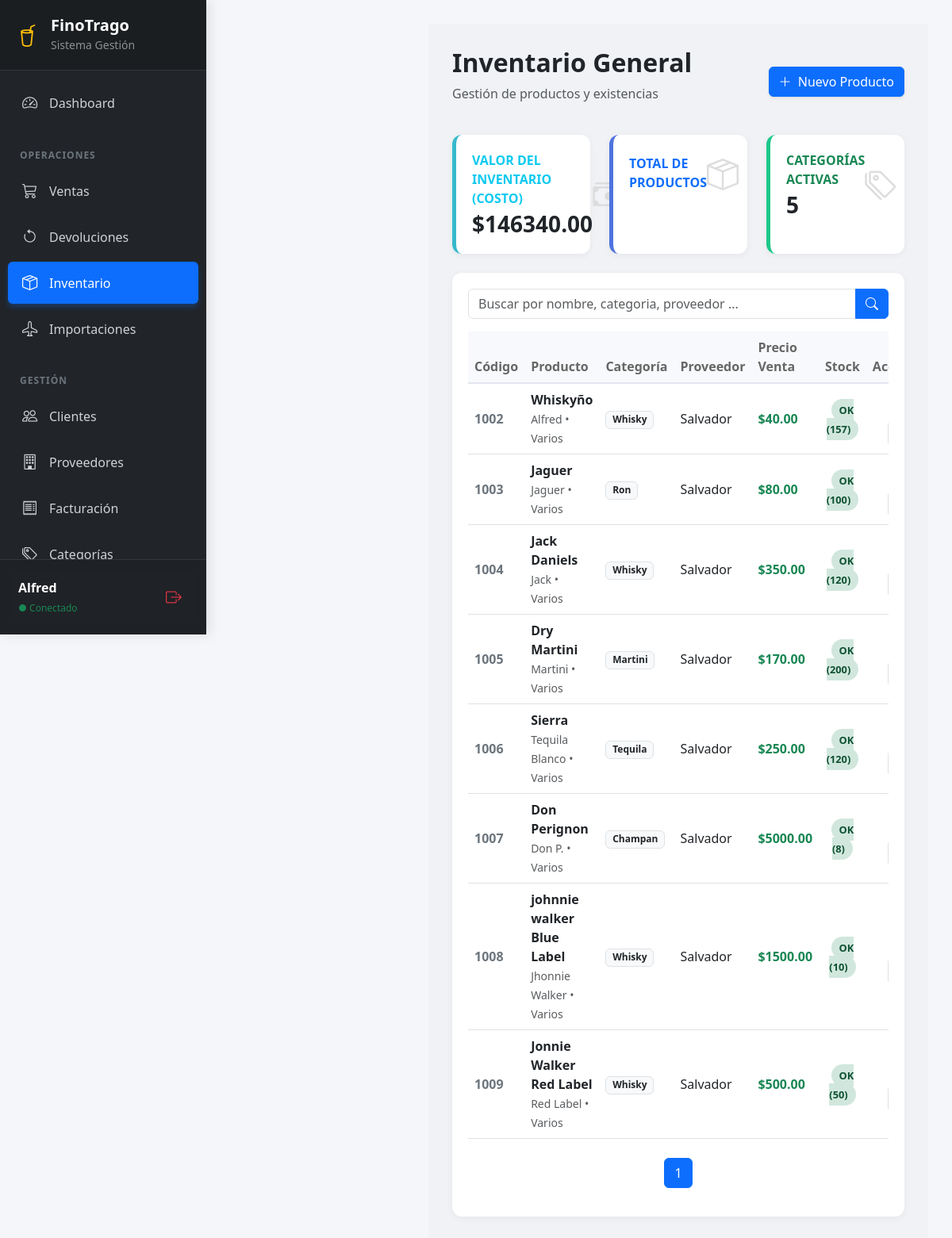
Screenshot of /inventario/ (signed in) with the database file from the repository.
### dashboard/models.py (models this page shows, shortened)
class Producto(models.Model):
    nombre = models.CharField(max_length=100)
    descripcion = models.TextField(blank=True, null=True)
    codigo = models.CharField(max_length=50, unique=True) # Vital para inventario
    categoria = models.ForeignKey(Categoria, on_delete=models.SET_NULL, null=True)
    proveedor = models.ForeignKey(Proveedor, on_delete=models.SET_NULL, null=True)
    ubicacion = models.ForeignKey(Ubicacion, on_delete=models.SET_NULL, null=True)
    precio_compra = models.DecimalField(max_digits=10, decimal_places=2, validators=[MinValueValidator(0)])
    precio_venta = models.DecimalField(max_digits=10, decimal_places=2, validators=[MinValueValidator(0)])
    stock_actual = models.IntegerField(default=0, validators=[MinValueValidator(0)])
    stock_minimo = models.IntegerField(default=5, validators=[MinValueValidator(0)])
    tipo = models.CharField(max_length=20, default='Varios') # VINO, RON, etc.
    marca = models.CharField(max_length=50, blank=True)
    activo = models.BooleanField(default=True)

class Categoria(models.Model):
    nombre = models.CharField(max_length=50)
    descripcion = models.CharField(max_length=150, blank=True, null=True)
    PERMISOS_DEFECTO = [
        ("modulo_dashboard", "Acceso al dashboard principal"),
        ("modulo_usuarios", "Gestión de usuarios"),
        ("modulo_categorias", "Gestión de categorías de productos"),
        ("modulo_facturacion", "Facturación y ventas"),
        ("modulo_proveedores", "Gestión de proveedores"),
        ("modulo_clientes", "Gestión de clientes"),
        ("modulo_inventario", "Gestión de productos"),
        ("modulo_importacion", "Gestión de importaciones"),
        ("modulo_ventas", "Gestión de ventas"),
        ("modulo_reportes", "Acceso a reportes"),
    ]
    class Meta:
        verbose_name_plural = "Categorías"

class Proveedor(models.Model):
    nombre = models.CharField(max_length=100)
    tipo_proveedor = models.CharField(max_length=200, blank=True, null=True) # Según diagrama
    contacto = models.CharField(max_length=100, blank=True, null=True)
    telefono = models.CharField(max_length=20)
    email = models.EmailField(blank=True, null=True)
    direccion = models.CharField(max_length=200, blank=True, null=True)
    pais = models.CharField(max_length=50, blank=True, null=True) # Para dashboard "pais_origen"
    fecha_registro = models.DateTimeField(auto_now_add=True)
    class Meta:
        verbose_name_plural = "Proveedores"

### dashboard/decorators.py (the view)
        def wrapper(request, *args, **kwargs):
            perfil = getattr(request.user, 'perfil', None)
            if not perfil or not perfil.tiene_permiso(nombre_permiso):
                messages.error(request, "No tienes permisos para realizar esta acción.")
                return redirect('dashboard:principal')
            return view_func(request, *args, **kwargs)

### dashboard/models.py (called while the page is built)
    def tiene_permiso(self, permiso):
        if not self.rol:
            return False
        return self.rol.permisos.filter(nombre=permiso).exists()

### dashboard/templates/dashboard/inventario.html (shortened to what this page needs)
{% extends "dashboard/base.html" %}
{% block content %}
<div class="main-content">
    <div class="d-flex justify-content-between align-items-center mb-4">
        <div>
            <h2 class="fw-bold text-dark">Inventario General</h2>
            <p class="text-muted">Gestión de productos y existencias</p>
        </div>
        <div>
            <a href="{% url 'dashboard:crear_producto' %}" class="btn btn-primary shadow-sm">
                <i class="bi bi-plus-lg me-1"></i> Nuevo Producto
            </a>
        </div>
    </div>
    <div class="row mb-4">
        <div class="col-md-4">
            <div class="kpi-card">
                <div class="d-flex justify-content-between align-items-center">
                    <div>
                        <div class="text-xs fw-bold text-info text-uppercase mb-1">Valor del Inventario (Costo)</div>
                        <div class="h3 mb-0 fw-bold text-gray-800">${{ valor_inventario|floatformat:2 }}</div>
                    </div>
                </div>
            </div>
        </div>
        <div class="col-md-4">
            <div class="kpi-card" style="border-left-color: #4e73df;">
                <div class="d-flex justify-content-between align-items-center">
                    <div>
                        <div class="text-xs fw-bold text-primary text-uppercase mb-1">Total de Productos</div>
                    </div>
                    <i class="bi bi-box-seam fs-1 text-gray-300" style="color: #ddd;"></i>
                </div>
            </div>
        </div>
        <div class="col-md-4">
            <div class="kpi-card" style="border-left-color: #1cc88a;">
                <div class="d-flex justify-content-between align-items-center">
                    <div>
                        <div class="text-xs fw-bold text-success text-uppercase mb-1">Categorías Activas</div>
                        <div class="h3 mb-0 fw-bold text-gray-800">{{ por_categoria.count }}</div>
                    </div>
                    <i class="bi bi-tags fs-1 text-gray-300" style="color: #ddd;"></i>
                </div>
            </div>
        </div>
    </div>
    <div class="chart-card">
        <div class="table-responsive">
            <form method="get" class="mb-3">
                <div class="input-group">
                    <input
                        type="text"
                        name="search"
                        class="form-control"
                        placeholder="Buscar por nombre, categoria, proveedor ..."
                        value="{{ search }}"
                    >
                    <button class="btn btn-primary" type="submit">
                        <i class="bi bi-search"></i>
                    </button>
                </div>
            </form>
            <table class="table table-custom table-hover">
                <thead>
                    <tr>
                        <th>Código</th>
                        <th>Producto</th>
                        <th>Categoría</th>
                        <th>Proveedor</th>
                        <th>Precio Venta</th>
                        <th class="text-center">Stock</th>
                        <th class="text-center">Acciones</th>
                    </tr>
                </thead>
                <tbody>
                    {% for p in productos %}
                    <tr>
                        <td class="fw-bold text-secondary">{{ p.codigo }}</td>
                        <td>
                            <div class="fw-bold text-dark">{{ p.nombre }}</div>
                            <small class="text-muted">{{ p.marca }} • {{ p.tipo }}</small>
                        </td>
                        <td><span class="badge bg-light text-dark border">{{ p.categoria.nombre|default:"Sin Categ." }}</span></td>
                        <td>{{ p.proveedor.nombre }}</td>
                        <td class="fw-bold text-success">${{ p.precio_venta|floatformat:2 }}</td>
                        <td class="text-center">
                            {% if p.stock_actual == 0 %}
                                <span class="badge-stock-danger">Agotado (0)</span>
                            {% elif p.stock_actual <= p.stock_minimo %}
                                <span class="badge-stock-warning">Bajo ({{ p.stock_actual }})</span>
                            {% else %}
                                <span class="badge-stock-ok">OK ({{ p.stock_actual }})</span>
                            {% endif %}
                        </td>
                        <td class="text-center">
                            <a href="{% url 'dashboard:editar_producto' p.id %}" class="btn btn-sm btn-outline-primary border-0" title="Editar">
                            </a>
                            <form action="{% url 'dashboard:eliminar_producto' p.id %}" method="POST"
                                onsubmit="return confirm('¿Seguro que deseas eliminar este registro?');">
                            </form>
                        </td>
                    </tr>
                    {% empty %}
                    <tr>
                        <td colspan="7" class="text-center py-4 text-muted">
                            No tienes productos registrados. ¡Agrega el primero!
                        </td>
                    </tr>
                    {% endfor %}
                </tbody>
            </table>
            <nav class="mt-4">
                <ul class="pagination justify-content-center">
                    {% for num in productos.paginator.page_range %}
                        {% if productos.number == num %}
                            <li class="page-item active">
                                <span class="page-link">{{ num }}</span>
                            </li>
                        {% endif %}
                    {% endfor %}
                </ul>
            </nav>
        </div>
    </div>
</div>
{% endblock %}

### dashboard/templates/dashboard/base.html (shortened to what this page needs)
{% load static %}
<!DOCTYPE html>
<html lang="es">
<head>
    <link href="https://cdn.jsdelivr.net/npm/bootstrap@5.3.0/dist/css/bootstrap.min.css" rel="stylesheet">
    <link rel="stylesheet" href="https://cdn.jsdelivr.net/npm/bootstrap-icons@1.11.0/font/bootstrap-icons.css">
</head>
<body>
    <nav class="sidebar" id="sidebar">
        <div class="sidebar-header d-flex align-items-center gap-3">
            <i class="bi bi-cup-straw text-warning fs-3"></i>
            <div>
                <h5 class="m-0 fw-bold">FinoTrago</h5>
                <small class="text-white-50">Sistema Gestión</small>
            </div>
        </div>
        <div class="sidebar-menu">
            <ul class="nav flex-column">
                <li class="nav-item">
                    <a href="{% url 'dashboard:principal' %}" class="nav-link {% if request.resolver_match.url_name == 'principal' %}active{% endif %}">
                        <i class="bi bi-speedometer2"></i> Dashboard
                    </a>
                </li>
                <div class="sidebar-heading">OPERACIONES</div>
                <li class="nav-item">
                    <a href="{% url 'dashboard:ventas' %}" class="nav-link {% if 'ventas' in request.path %}active{% endif %}">
                        <i class="bi bi-cart3"></i> Ventas
                    </a>
                </li>
                <li class="nav-item">
                    <a href="{% url 'dashboard:devoluciones' %}" class="nav-link {% if 'devoluciones' in request.path %}active{% endif %}">
                        <i class="bi bi-arrow-counterclockwise"></i> Devoluciones
                    </a>
                </li>
                <li class="nav-item">
                    <a href="{% url 'dashboard:inventario' %}" class="nav-link {% if 'inventario' in request.path %}active{% endif %}">
                        <i class="bi bi-box-seam"></i> Inventario
                    </a>
                </li>
                <li class="nav-item">
                    <a href="{% url 'dashboard:importaciones' %}" class="nav-link {% if 'importaciones' in request.path %}active{% endif %}">
                        <i class="bi bi-airplane"></i> Importaciones
                    </a>
                </li>
                <div class="sidebar-heading">GESTIÓN</div>
                <li class="nav-item">
                    <a href="{% url 'dashboard:clientes' %}" class="nav-link {% if 'clientes' in request.path %}active{% endif %}">
                        <i class="bi bi-people"></i> Clientes
                    </a>
                </li>
                <li class="nav-item">
                    <a href="{% url 'dashboard:proveedores' %}" class="nav-link {% if 'proveedores' in request.path %}active{% endif %}">
                        <i class="bi bi-building"></i> Proveedores
                    </a>
                </li>
                <li class="nav-item">
                    <a href="{% url 'dashboard:facturacion' %}" class="nav-link {% if 'factura' in request.path %}active{% endif %}">
                        <i class="bi bi-receipt"></i> Facturación
                    </a>
                </li>
                <li class="nav-item">
                    <a href="{% url 'dashboard:categorias' %}" class="nav-link {% if 'categorias' in request.path %}active{% endif %}">
                        <i class="bi bi-tags"></i> Categorías
                    </a>
                </li>
            </ul>
        </div>
        <div class="sidebar-footer">
            <div class="d-flex align-items-center p-2 rounded bg-dark bg-opacity-50">
                <div class="flex-grow-1 overflow-hidden">
                    <div class="fw-bold text-truncate">{{ request.user.username|title }}</div>
                    <small class="text-success" style="font-size: 0.75rem;">● Conectado</small>
                </div>
                <form method="post" action="{% url 'dashboard:logout' %}" class="m-0">
                    <button type="submit" class="btn btn-sm btn-outline-danger border-0" title="Salir">
                        <i class="bi bi-box-arrow-right fs-5"></i>
                    </button>
                </form>
            </div>
        </div>
    </nav>
    <div class="main-wrapper">
        <div class="content-container">
            {% block content %}
            {% endblock %}
        </div>
    </div>
</body>
</html>

### dashboard/templates/dashboard/base.html (style rules this page uses)
body { background-color: #f4f6f9; min-height: 100vh; font-family: 'Segoe UI', system-ui, -apple-system, sans-serif; overflow-x: hidden; }
.sidebar { width: 260px; height: 100vh; position: fixed; top: 0; left: 0; background: #212529; color: #fff; z-index: 1050; display: flex; flex-direction: column; transition: left 0.3s ease; box-shadow: 4px 0 15px rgba(0,0,0,0.1); }
.sidebar-header { padding: 20px; background-color: rgba(0,0,0,0.2); border-bottom: 1px solid rgba(255,255,255,0.1); }
.sidebar-menu { padding: 15px 10px; overflow-y: auto; flex-grow: 1; }
.nav-link { color: #cfd2d6; padding: 12px 15px; border-radius: 6px; margin-bottom: 5px; display: flex; align-items: center; text-decoration: none; font-weight: 500; transition: all 0.2s; }
.nav-link.active { background-color: #0d6efd; color: #fff; box-shadow: 0 4px 6px rgba(13,110,253,0.3); }
.nav-link i { margin-right: 12px; font-size: 1.2rem; width: 25px; text-align: center; }
.sidebar-heading { font-size: 0.75rem; text-transform: uppercase; letter-spacing: 1px; color: #6c757d; font-weight: 700; margin: 25px 0 10px 15px; }
.sidebar-footer { padding: 15px; border-top: 1px solid rgba(255,255,255,0.1); background-color: rgba(0,0,0,0.1); }
.main-wrapper { margin-left: 260px; width: calc(100% - 260px); min-height: 100vh; transition: margin-left 0.3s ease, width 0.3s ease; display: flex; flex-direction: column; }
.content-container { padding: 30px; flex-grow: 1; }

### dashboard/templates/dashboard/inventario.html (style rules this page uses)
.main-content { margin-left: 250px; padding: 30px; background-color: #f0f2f5; min-height: 100vh; }
.chart-card { background: white; border-radius: 12px; padding: 20px; box-shadow: 0 2px 10px rgba(0,0,0,0.05); margin-bottom: 30px; }
.kpi-card { background: white; border-radius: 12px; padding: 20px; box-shadow: 0 2px 10px rgba(0,0,0,0.05); border-left: 5px solid #36b9cc; height: 100%; }
.badge-stock-ok { background-color: #d1e7dd; color: #0f5132; padding: 5px 10px; border-radius: 20px; font-weight: bold; font-size: 0.8rem; }
.table-custom thead th { background-color: #f8f9fc; color: #666; font-weight: 600; border-bottom: 2px solid #e3e6f0; }
.table-custom td { vertical-align: middle; }

### rows the page displays
Producto: codigo "1002", nombre "Whiskyño", marca "Alfred", tipo "Varios", categoria.nombre "Whisky", proveedor.nombre "Salvador", precio_venta "40.00", stock_actual "157"
Producto: codigo "1003", nombre "Jaguer", marca "Jaguer", tipo "Varios", categoria.nombre "Ron", proveedor.nombre "Salvador", precio_venta "80.00", stock_actual "100"
Producto: codigo "1004", nombre "Jack Daniels", marca "Jack", tipo "Varios", categoria.nombre "Whisky", proveedor.nombre "Salvador", precio_venta "350.00", stock_actual "120"
Producto: codigo "1005", nombre "Dry Martini", marca "Martini", tipo "Varios", categoria.nombre "Martini", proveedor.nombre "Salvador", precio_venta "170.00", stock_actual "200"
Producto: codigo "1006", nombre "Sierra", marca "Tequila Blanco", tipo "Varios", categoria.nombre "Tequila", proveedor.nombre "Salvador", precio_venta "250.00", stock_actual "120"
Producto: codigo "1007", nombre "Don Perignon", marca "Don P.", tipo "Varios", categoria.nombre "Champan", proveedor.nombre "Salvador", precio_venta "5000.00", stock_actual "8"
Producto: codigo "1008", nombre "johnnie walker Blue Label", marca "Jhonnie Walker", tipo "Varios", categoria.nombre "Whisky", proveedor.nombre "Salvador", precio_venta "1500.00", stock_actual "10"
Producto: codigo "1009", nombre "Jonnie Walker Red Label", marca "Red Label", tipo "Varios", categoria.nombre "Whisky", proveedor.nombre "Salvador", precio_venta "500.00", stock_actual "50"

### other values shown
{{ request.user.username|title }} "Alfred"
{{ valor_inventario|floatformat:2 }} "146340.00"
{{ por_categoria.count }} "5"
{{ num }} "1"
